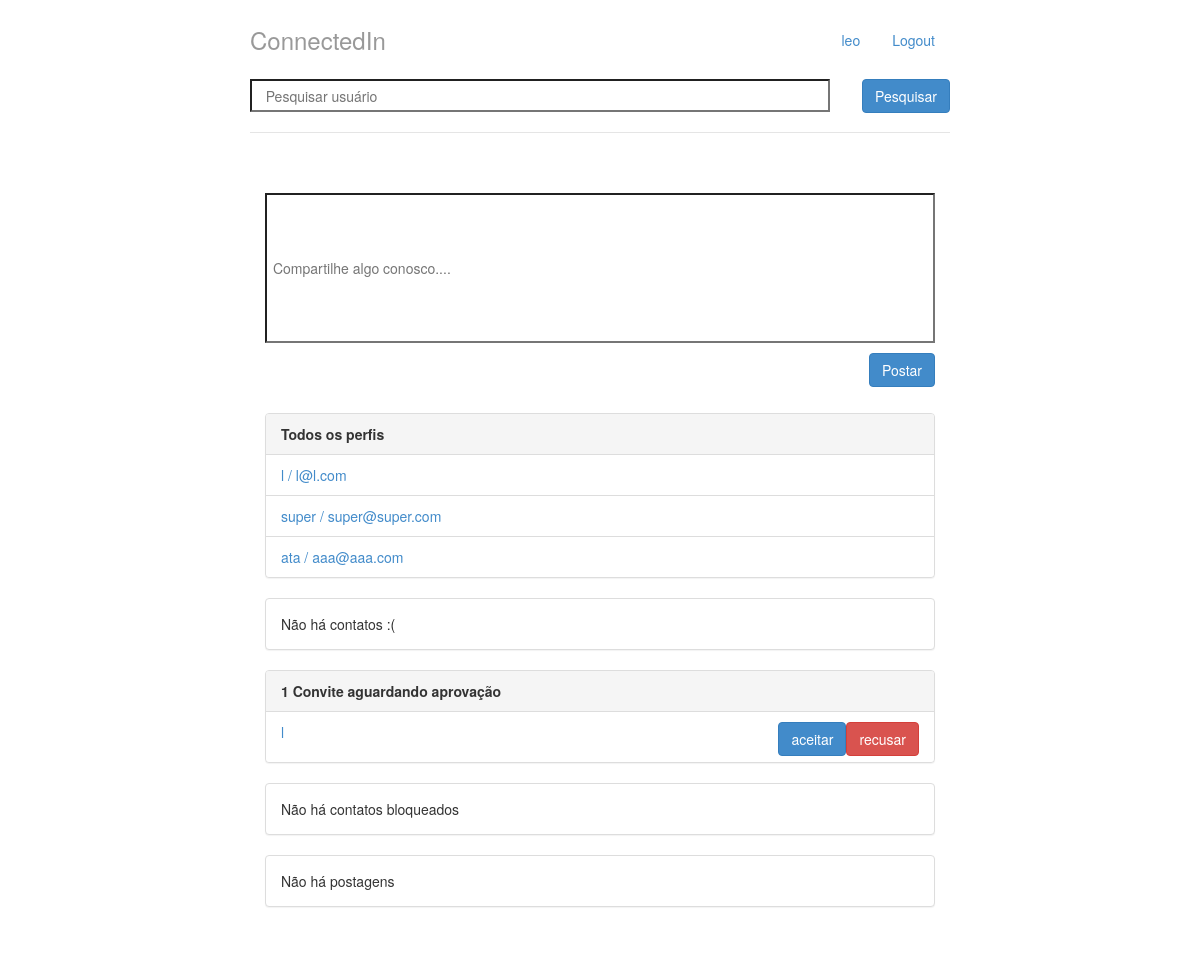
The page / (signed in) on the database as committed earlier.
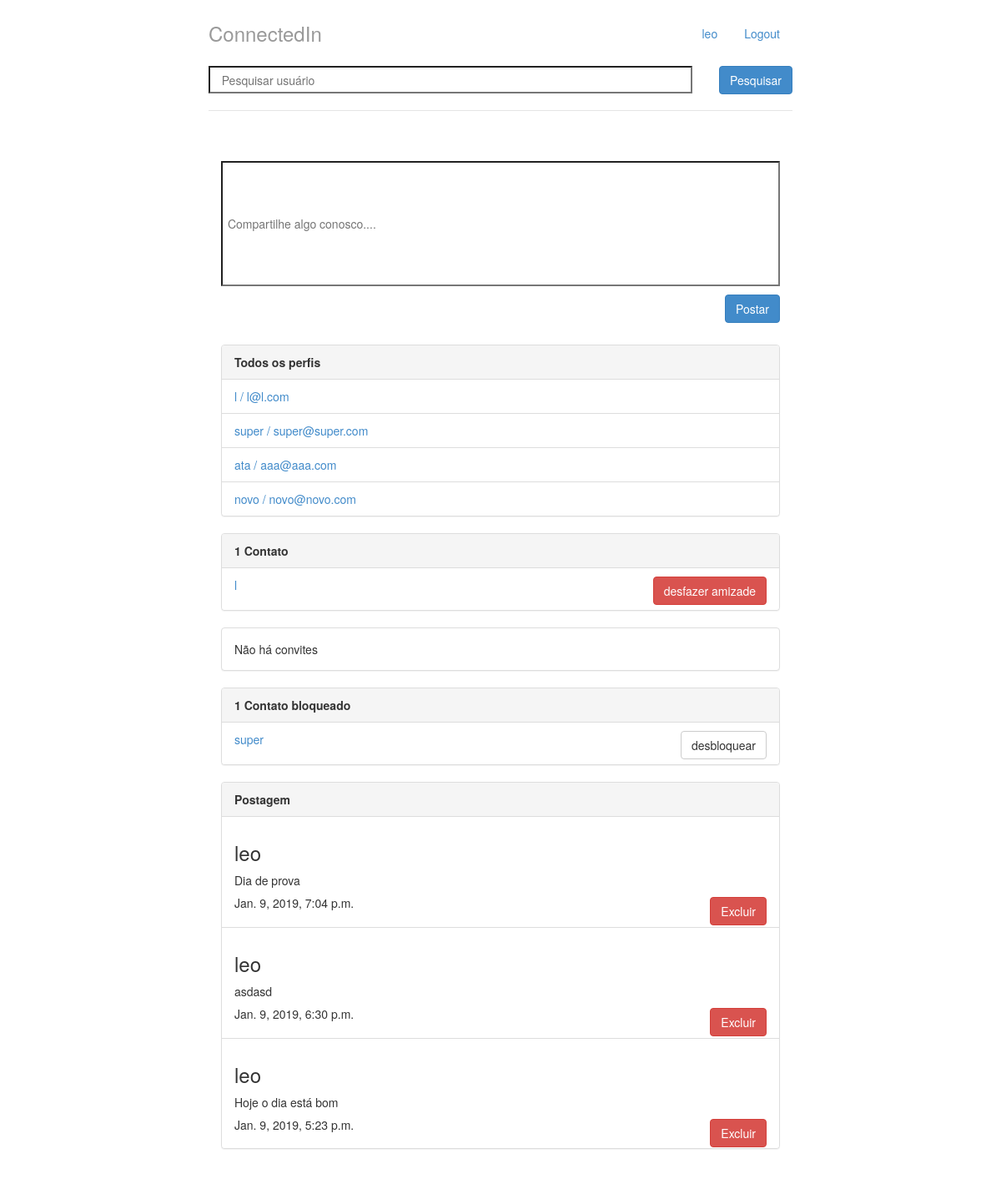
The same page on the database as committed later.
### perfis/models.py (models this page shows, shortened)
class Perfil(models.Model):
    nome = models.CharField(max_length=255, null=False)
    telefone = models.CharField(max_length=15, null=False)
    nome_empresa = models.CharField(max_length=255, null=False)
    contatos = models.ManyToManyField('self', related_name = 'meus_contatos')
    contatos_bloqueados = models.ManyToManyField('self', related_name = 'meus_contatos_bloqueados', symmetrical=False, through='Bloqueio')
    usuario = models.OneToOneField(User, related_name="perfil", on_delete = models.CASCADE)
    @property
    def email(self):
        return self.usuario.email
    @property
    def meus_bloqueios(self):
        bloqueio = Bloqueio.objects.filter(bloqueador=self)
        return bloqueio
    def contatos_nao_bloqueados(self):
        perfis_nao_bloqueados = []
        perfis_me_bloquearam = Bloqueio.objects.filter(bloqueado=self)
        ids_perfis_me_bloquearam = []
        for perfil in perfis_me_bloquearam:
            ids_perfis_me_bloquearam.append(perfil.bloqueador.id)
        for i in Perfil.objects.all():
            if i.id not in ids_perfis_me_bloquearam and i not in self.meus_bloqueios.all():
                perfis_nao_bloqueados.append(i)
        return perfis_nao_bloqueados
    def __str__(self):
        return self.nome

class Convite(models.Model):
    solicitante = models.ForeignKey(Perfil,on_delete=models.CASCADE,related_name='convites_feitos' )
    convidado = models.ForeignKey(Perfil, on_delete= models.CASCADE, related_name='convites_recebidos')

class Bloqueio(models.Model):
    bloqueador = models.ForeignKey(Perfil, on_delete = models.CASCADE, related_name = 'bloqueador')
    bloqueado = models.ForeignKey(Perfil, on_delete = models.CASCADE, related_name = 'bloqueado')
    def __str__(self):
        return self.bloqueado.nome

class Postagem(models.Model):
    dono = models.ForeignKey(Perfil, on_delete=models.CASCADE, related_name='minhas_postagens')
    texto = models.CharField(max_length=400, null=False)
    data_publicacao = models.DateTimeField(auto_now_add=True)
    def __str__(self):
        return self.texto

### perfis/views.py (the view)
# urls.py: path('', views.index,name='index'),
@login_required
def index(request):
	form = PostForm()
	perfil_logado = Perfil.objects.get(id=request.user.perfil.id)
	perfis_nao_bloqueados = perfil_logado.contatos_nao_bloqueados
	return render(request, 'index.html',{'perfis' : perfis_nao_bloqueados,
										 'perfil_logado' : get_perfil_logado(request),
										   'form':form})

### perfis/forms.py
class PostForm(forms.Form):
	texto = forms.CharField(required=True)

### perfis/views.py (called while the page is built)
@login_required
def get_perfil_logado(request):
	return request.user.perfil

### timeline/models.py (called while the page is built)
    def get_timeline(self):
        lista_postagens = []
        postagens_ordenadas = Postagem.objects.all()[::-1]
        for i in postagens_ordenadas:
            if i.dono in self.perfil.contatos.all() or i.dono.id == self.perfil.id:
                lista_postagens.append(i)
        return lista_postagens

### perfis/templates/index.html (shortened to what this page needs)
{% extends 'base.html' %}
{% block body %}
<div class="col-lg-12">
    <br>
    <form class = "form-signin"  method="post"
        action="{% url 'postar' %}">
        <p><input name="texto" id="id_postagem" required placeholder=" Compartilhe algo conosco...." style="min-width: 670px; min-height: 150px; max-width: 650px; max-height: 150px;"></p>
        <button class="btn btn-primary pull-right" type="submit">Postar</button>
        <br>
    </form>
    <br>
    <br>
	<div class="panel panel-default">
		<div class="panel-heading">
			<strong>Todos os perfis</strong>
		</div>
		{% if perfis %}
		<ul class="list-group">
            {% for perfil in perfis %}
                {% if perfil.nome != perfil_logado.nome %}
                    <li class="list-group-item">
                        <a href = "{% url 'exibir' perfil.id %}">	{{ perfil.nome }} / {{ perfil.email }}
                        </a>
                    </li>
                    {% endif %}
			{% endfor %}
		{% else %}
			<p>Não há perfis cadastrados</p>
		{% endif %}
		</ul>
	</div>
    <div class="panel panel-default">
        {% with total=perfil_logado.contatos.count %}
            {% if total %}
                <div class="panel-heading">
                    <strong> {{ total }}
                        Contato{{ total|pluralize }}
                    </strong>
                </div>
                <ul class="list-group">
                    {% for perfil in perfil_logado.contatos.all %}
                        <li class = "list-group-item">
                            <p><a href = "{% url 'exibir' perfil.id %}">
                                {{ perfil }}
                            </a>
                            <a class="btn btn-danger pull-right" href="{% url 'desfazer' perfil.id %}">
                                desfazer amizade
                            </a></p>
                        </li>
                    {% endfor %}
                </ul>
            {% else %}
                <div class="panel-body">
                    Não há contatos :(
                </div>
            {% endif %}
        {% endwith %}
    </div>
    <div class="panel panel-default">
        {% with total=perfil_logado.convites_recebidos.count %}
            {% if total %}
                <div class="panel-heading">
                    <strong> {{ total }}
                    Convite{{ total|pluralize }} aguardando aprovação</strong>
                </div>
                <ul class="list-group">
                    {% for convite in perfil_logado.convites_recebidos.all %}
                    <li class = "list-group-item">
                        <p>
                        <a href = "{% url 'exibir' convite.solicitante.id %}">
                            {{convite.solicitante.nome}}
                        </a>
                        <a class = "btn btn-danger pull-right" href = "{% url 'recusar' convite.id %}">recusar</a>
                        <a class = "btn btn-primary pull-right" href = "{% url 'aceitar' convite.id %}">aceitar</a></p>
                    </li>
                    {% endfor %}
                </ul>
            {% else %}
                <div class="panel-body">
                    Não há convites
                </div>
            {% endif %}
        {% endwith %}
    </div>
    <div class="panel panel-default">
            {% with total=perfil_logado.meus_bloqueios.count %}
                {% if total %}
                    <div class="panel-heading">
                        <strong> {{ total }}
                            Contato{{ total|pluralize }} bloqueado{{ total|pluralize }}
                        </strong>
                    </div>
                    <ul class="list-group">
                        {% for bloqueio in perfil_logado.meus_bloqueios.all %}
                            <li class = "list-group-item">
                                <p><a href = "{% url 'exibir' bloqueio.bloqueado.id %}">
                                    {{ bloqueio }}
                                </a>
                                <a class = "btn btn-default pull-right" href = "{% url 'desbloquear' bloqueio.id %}">desbloquear</a>
                            </p>
                            </li>
                        {% endfor %}
                    </ul>
                {% else %}
                    <div class="panel-body">
                        Não há contatos bloqueados
                    </div>
                {% endif %}
            {% endwith %}
        </div>
        <div class="panel panel-default">
            {% if perfil_logado.minha_timeline.get_timeline %}
                <div class="panel-heading">
                    <strong> {{ total }}
                        Postagem{{ total|pluralize }}
                    </strong>
                </div>
                <ul class="list-group">
                    {% for postagem in perfil_logado.minha_timeline.get_timeline %}
                        <li class = "list-group-item">
                                <h3> {{ postagem.dono }} </h3>
                                <p>{{ postagem }}</p>
                                {% if postagem.dono.id == perfil_logado.id %}
                                <button class="btn btn-danger pull-right" id="btn-confirm">Excluir</button>
                            {% endif %}
                            <h5>{{postagem.data_publicacao}}</h5>
                        </li>
                    {% endfor %}
                </ul>
            {% else %}
                <div class="panel-body">
                    Não há postagens
                </div>
            {% endif %}
        </div>
</div>
{% endblock %}

### perfis/templates/base.html (shortened to what this page needs)
{% load staticfiles %}
<!doctype html>
<html lang = "pt-br">
	<head>
		<link rel="stylesheet"
			 href="{% static 'styles/bootstrap.css' %}">
		<link rel="stylesheet"
			 href="{% static 'styles/main.css' %}">
	</head>
	<body>
		<div class="container">
			<div class = "header">
				{% if request.user.perfil %}
				<ul class = "nav nav-pills pull-right">
					<li><a href = "{% url 'exibir' perfil_logado.id %}">{{ perfil_logado.nome }}</a></li>
					<li><a href = "/logout/">Logout</a></li>
				</ul>
				<a href="{% url 'index' %}" style = "text-decoration:none">
					<h3 class = "text-muted">ConnectedIn</h3>
				</a>
			<form class = "form-signin"  method="post"
    	    	action="{% url 'pesquisar' %}">
    			<input name="nome" id="nome_id" required placeholder="   Pesquisar usuário" style="min-height: 33px; min-width: 580px;">
    			<button class="btn btn-primary pull-right" type="submit">Pesquisar</button>
			</form>
			{% else %}
				<h3 class = "text-muted">ConnectedIn</h3>
			{% endif %}
			<br>
			</div>
			<div class="row content">
				{% block body %}
				{% endblock %}
			</div>
		</div>
	</body>
</html>

### perfis/static/styles/main.css (style rules this page uses)
body { padding-top: 20px; padding-bottom: 20px; }
.header, .content, .footer { padding-left: 15px; padding-right: 15px; }
.header { border-bottom: 1px solid #e5e5e5; }
.header h3 { margin-top: 0; margin-bottom: 0; line-height: 40px; padding-bottom: 19px; }
@media (min-width: 768px) { .container { max-width: 730px; } }
.content { margin: 40px 0; }
@media screen and (min-width: 768px) { .header, .content, .footer { padding-left: 0; padding-right: 0; } }
@media screen and (min-width: 768px) { .header { margin-bottom: 30px; } }

Rows that differ between the two databases and show on the page:
removed Convite: solicitante.nome "l"
now on one of the page's lists (row unchanged): Perfil: nome "l"
added Perfil: nome "novo", email "novo@novo.com", shown under "ConnectedIn"
added Bloqueio: bloqueado.nome "super"
added Postagem: dono "leo", texto "Dia de prova", shows "Excluir", data_publicacao "Jan. 9, 2019, 7:04 p.m."
added Postagem: dono "leo", texto "asdasd", shows "Excluir", data_publicacao "Jan. 9, 2019, 6:30 p.m."
added Postagem: dono "leo", texto "Hoje o dia está bom", shows "Excluir", data_publicacao "Jan. 9, 2019, 5:23 p.m."
Other text that changed with them:
{{ total }}: (not shown) → "1"
{{ total }}: "1" → (not shown)
text no longer shown: "Não há contatos :( Convite aguardando aprovação Não há contatos bloqueados Não há postagens"
text now shown: "Contato Não há convites Contato bloqueado Postagem"
